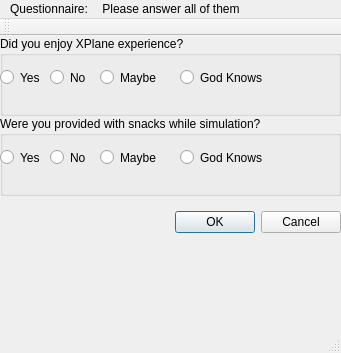
<?xml version="1.0" encoding="UTF-8"?>
<ui version="4.0">
 <class>MainWindow</class>
 <widget class="QMainWindow" name="MainWindow">
  <property name="geometry">
   <rect>
    <x>0</x>
    <y>0</y>
    <width>341</width>
    <height>353</height>
   </rect>
  </property>
  <property name="windowTitle">
   <string>MainWindow</string>
  </property>
  <widget class="QWidget" name="centralWidget">
   <widget class="QDialogButtonBox" name="buttonBox">
    <property name="geometry">
     <rect>
      <x>170</x>
      <y>170</y>
      <width>171</width>
      <height>32</height>
     </rect>
    </property>
    <property name="orientation">
     <enum>Qt::Horizontal</enum>
    </property>
    <property name="standardButtons">
     <set>QDialogButtonBox::Cancel|QDialogButtonBox::Ok</set>
    </property>
   </widget>
   <widget class="QGroupBox" name="groupBox">
    <property name="geometry">
     <rect>
      <x>0</x>
      <y>0</y>
      <width>341</width>
      <height>80</height>
     </rect>
    </property>
    <property name="title">
     <string>Did you enjoy XPlane experience?</string>
    </property>
    <widget class="QRadioButton" name="radioButton">
     <property name="geometry">
      <rect>
       <x>0</x>
       <y>30</y>
       <width>51</width>
       <height>23</height>
      </rect>
     </property>
     <property name="text">
      <string>Yes</string>
     </property>
    </widget>
    <widget class="QRadioButton" name="radioButton_2">
     <property name="geometry">
      <rect>
       <x>50</x>
       <y>30</y>
       <width>51</width>
       <height>23</height>
      </rect>
     </property>
     <property name="text">
      <string>No</string>
     </property>
    </widget>
    <widget class="QRadioButton" name="radioButton_3">
     <property name="geometry">
      <rect>
       <x>100</x>
       <y>30</y>
       <width>71</width>
       <height>23</height>
      </rect>
     </property>
     <property name="text">
      <string>Maybe</string>
     </property>
    </widget>
    <widget class="QRadioButton" name="radioButton_4">
     <property name="geometry">
      <rect>
       <x>180</x>
       <y>30</y>
       <width>101</width>
       <height>23</height>
      </rect>
     </property>
     <property name="text">
      <string>God Knows</string>
     </property>
    </widget>
   </widget>
   <widget class="QGroupBox" name="groupBox_2">
    <property name="geometry">
     <rect>
      <x>0</x>
      <y>80</y>
      <width>341</width>
      <height>80</height>
     </rect>
    </property>
    <property name="title">
     <string>Were you provided with snacks while simulation?</string>
    </property>
    <widget class="QRadioButton" name="radioButton_5">
     <property name="geometry">
      <rect>
       <x>0</x>
       <y>30</y>
       <width>51</width>
       <height>23</height>
      </rect>
     </property>
     <property name="text">
      <string>Yes</string>
     </property>
    </widget>
    <widget class="QRadioButton" name="radioButton_6">
     <property name="geometry">
      <rect>
       <x>50</x>
       <y>30</y>
       <width>51</width>
       <height>23</height>
      </rect>
     </property>
     <property name="text">
      <string>No</string>
     </property>
    </widget>
    <widget class="QRadioButton" name="radioButton_7">
     <property name="geometry">
      <rect>
       <x>100</x>
       <y>30</y>
       <width>71</width>
       <height>23</height>
      </rect>
     </property>
     <property name="text">
      <string>Maybe</string>
     </property>
    </widget>
    <widget class="QRadioButton" name="radioButton_8">
     <property name="geometry">
      <rect>
       <x>180</x>
       <y>30</y>
       <width>101</width>
       <height>23</height>
      </rect>
     </property>
     <property name="text">
      <string>God Knows</string>
     </property>
    </widget>
   </widget>
  </widget>
  <widget class="QMenuBar" name="menuBar">
   <property name="geometry">
    <rect>
     <x>0</x>
     <y>0</y>
     <width>341</width>
     <height>22</height>
    </rect>
   </property>
   <widget class="QMenu" name="menuQuestionnaire">
    <property name="title">
     <string>Questionnaire:</string>
    </property>
   </widget>
   <widget class="QMenu" name="menuPlease_answer_all_of_them">
    <property name="title">
     <string>Please answer all of them</string>
    </property>
   </widget>
   <addaction name="menuQuestionnaire"/>
   <addaction name="menuPlease_answer_all_of_them"/>
  </widget>
  <widget class="QToolBar" name="mainToolBar">
   <attribute name="toolBarArea">
    <enum>TopToolBarArea</enum>
   </attribute>
   <attribute name="toolBarBreak">
    <bool>false</bool>
   </attribute>
  </widget>
  <widget class="QStatusBar" name="statusBar"/>
 </widget>
 <layoutdefault spacing="6" margin="11"/>
 <resources/>
 <connections/>
</ui>
